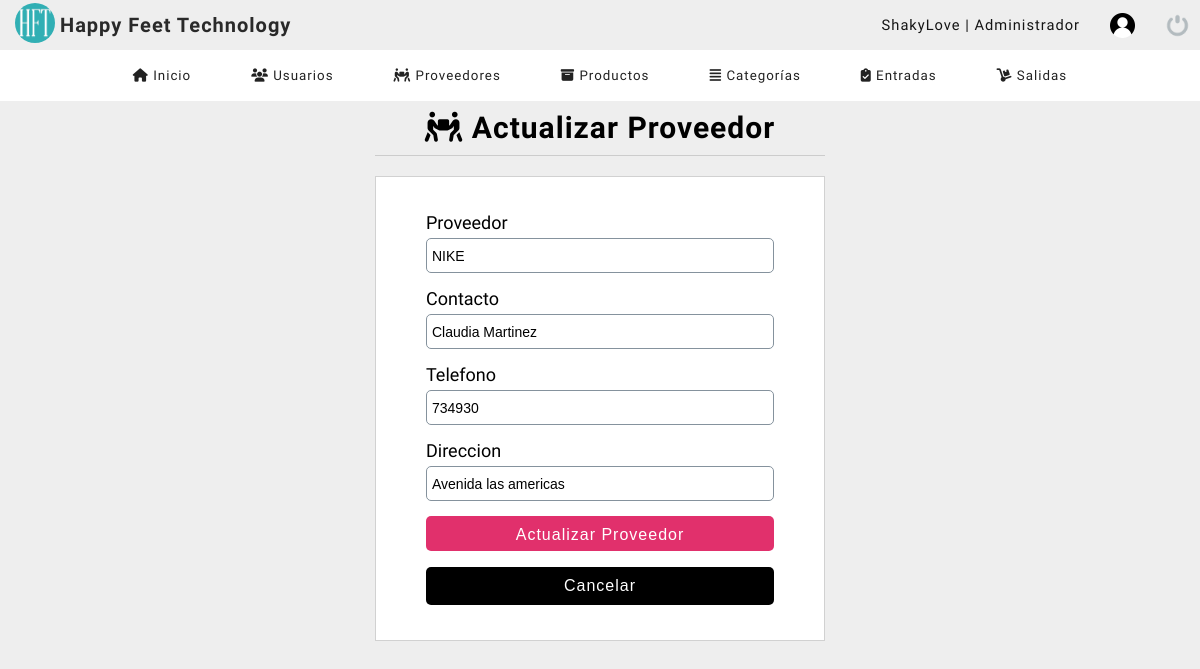
/dashboard/editar_proveedor.php?nit=3 (signed in), run on the app's committed database.
### tables this page shows
CREATE TABLE `proveedor` (
  `nit_proveedor` int(11) NOT NULL,
  `proveedor` varchar(100) DEFAULT NULL,
  `contacto` varchar(100) NOT NULL,
  `telefono` int(11) NOT NULL,
  `direccion` text NOT NULL,
  `date_add` datetime NOT NULL DEFAULT current_timestamp(),
  `usuario_id` int(11) NOT NULL,
  `estatus` int(11) NOT NULL DEFAULT 1
);

### dashboard/editar_proveedor.php (the view, shortened to what this page needs)
<?php
    include "../bd/conn.php";
    $nit_proveedor = $_REQUEST['nit'];
    $query = mysqli_query($conn, "SELECT * FROM proveedor WHERE nit_proveedor = $nit_proveedor");
    $result_sql = mysqli_num_rows($query);
    if($result_sql == 0){
        header('location: listar_proveedor.php');
    }else{
        while($row = mysqli_fetch_array($query)){
            $proveedor = $row['proveedor'];
            $contacto = $row['contacto'];
            $telefono = $row['telefono'];
            $direccion = $row['direccion'];
        }
    }
?>
<!DOCTYPE html>
<html lang="en">
<head>
	<?php include "includes/scripts.php"; ?>
</head>
<body>
	<?php include "includes/header.php" ?>
    <section id="container">
        <div class="form_register">
            <h1><i class="fas fa-people-carry"></i> Actualizar Proveedor</h1>
            <hr>
            <form action="" method="POST">
                <label for="proveedor">Proveedor</label>
                <input type="text" name="proveedor" placeholder="Nombre del proveedor" id="proveedor" value="<?php echo $proveedor; ?>">
                <label for="contacto">Contacto</label>
                <input type="text" name="contacto" placeholder="Nombre completo del contacto" id="contacto" value="<?php echo $contacto; ?>">
                <label for="telefono">Telefono</label>
                <input type="number" name="telefono" placeholder="Numero de telefono" id="telefono" value="<?php echo $telefono; ?>">
                <label for="direccion">Direccion</label>
                <input type="text" name="direccion" placeholder="Direccion completa" id="direccion" value="<?php echo $direccion; ?>">
                <input type="submit" class="btn-save" value="Actualizar Proveedor">
                <a href="listar_proveedor.php" class="btn-save closeForm" style="width: 100%; margin-top: 1px;
                border-radius: 5px; background: black; color:white; display: inline-block; text-align: center;">Cancelar</a>
            </form>
        </div>
    </section>
</body>
</html>

### dashboard/css/style.css (style rules this page uses)
* { margin: 0; padding: 0; box-sizing: border-box; }
body { background: #eeeeee; }
h1, h2, h3, h4, h5, h6 { font-family: 'Handlee'; letter-spacing: 1px; }
h1 { font-size: 20px; margin-right: auto; }
a { text-decoration: none; font-family: arial; letter-spacing: 1px; }
#container { padding: 90px 15px 15px; height: 100%; }
section .form_register { width: 450px; margin: auto; margin-top: 10px; }
section .form_register h1 { color: black; text-align: center; font-size: 30px; font-family: 'Baloo 2'; margin-top: 20px; }
hr { border: 0; background: #CCC; height: 1px; margin: 10px 0; display: block; }
form { background: white; margin: auto; padding: 20px 50px; border: 1px solid #d1d1d1; }
label { display: block; font-size: 18px; font-family: 'Baloo 2'; margin: 15px auto 5px auto; }
input,select { display: block; width: 100%; height: 35px; font-size: 14px; padding: 5px; border: 1px solid #85929d; border-radius: 5px; }
.btn-save { font-size: 12pt; background: #E1306C; padding: 10px; color: white; letter-spacing: 1px; border: 0; cursor: pointer; margin: 15px auto; }

### data on the page
proveedor: proveedor "NIKE", contacto "Claudia Martinez", telefono "734930", direccion "Avenida las americas"

### other printed values
$_SESSION['user'] "ShakyLove"
